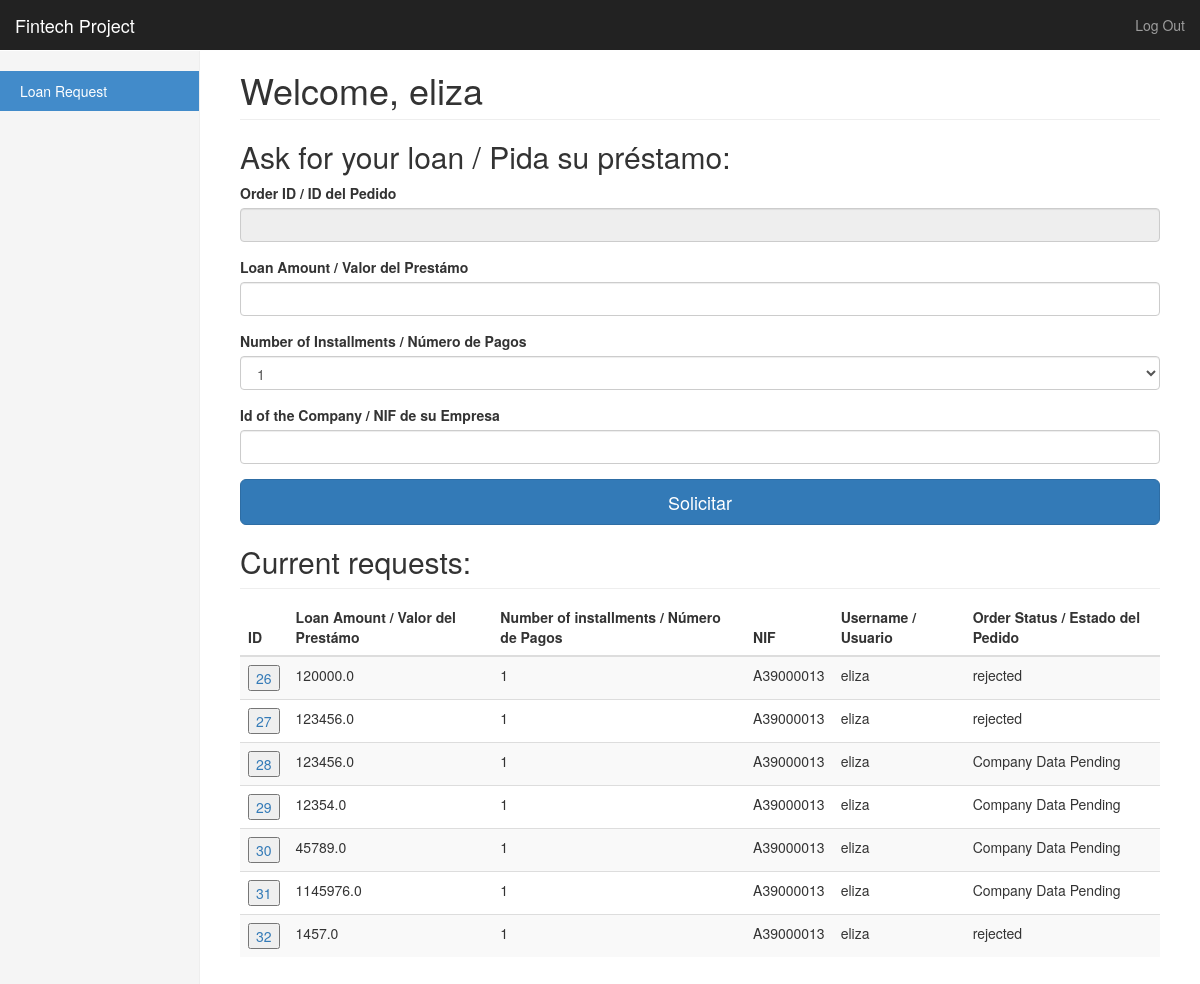
The page /loan (signed in) on the database as committed earlier.
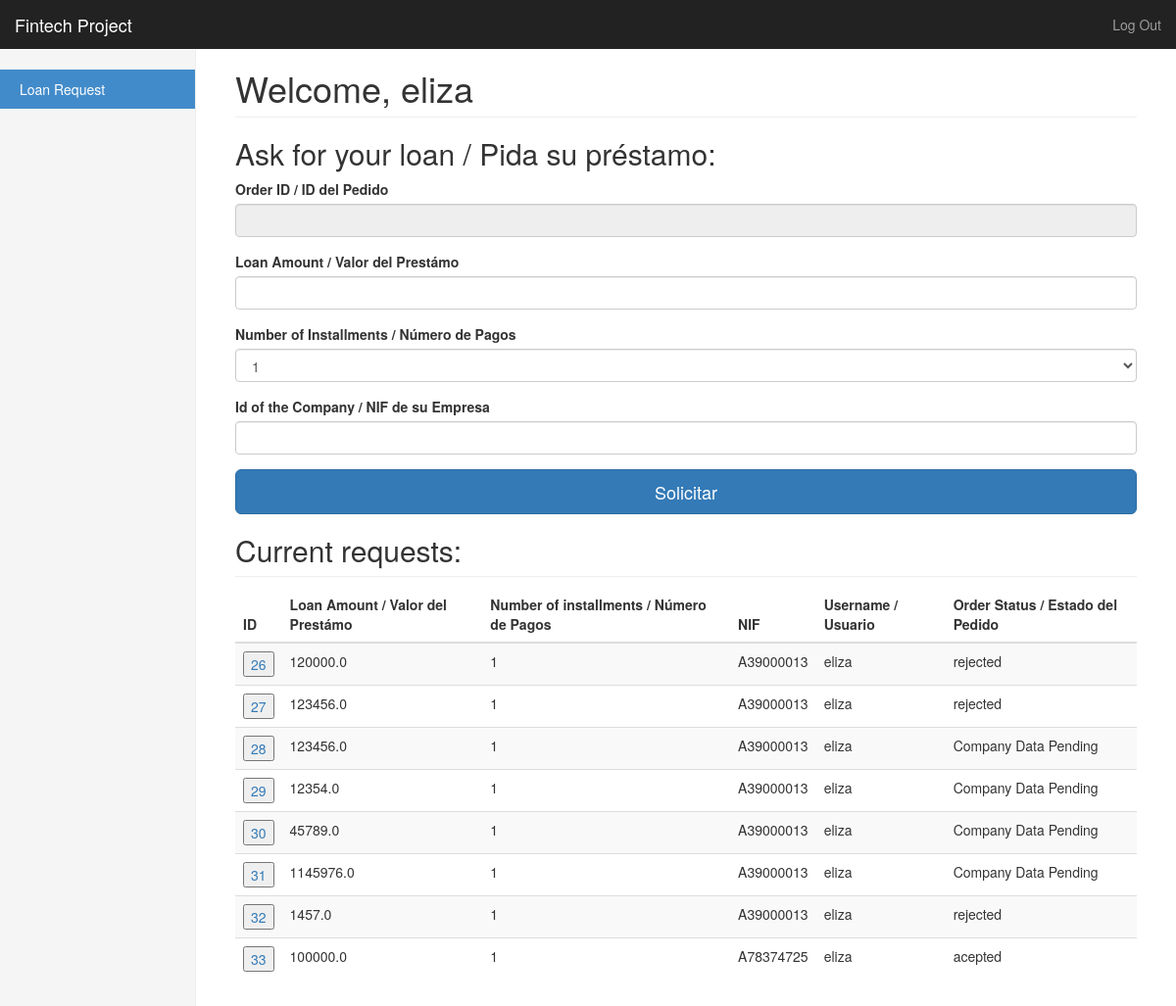
The same page on the database as committed later.
### app.py (models this page shows)
class User(UserMixin, db.Model):
    id = db.Column(db.Integer, primary_key=True)
    username = db.Column(db.String(15), unique=True)
    email = db.Column(db.String(50), unique=True)
    password = db.Column(db.String(80))
    profile = db.Column(db.String(80), default='customer')

class Loan(UserMixin, db.Model):
    id = db.Column(db.Integer, primary_key=True)
    loan_amount = db.Column(db.Float())
    number_of_installments = db.Column(db.Integer())
    username = db.Column(db.String(15))
    nif = db.Column(db.String(9))
    status = db.Column(db.String(15))
    monthly_payment = db.Column(db.Float())

### app.py (the view, shortened to what this page needs)
@app.route('/loan', methods=['GET', 'POST'])
@login_required
def loan():
    form = LoanForm()
    message = ''
    order_history = Loan.query.filter_by(username=current_user.username)
    return render_template('loan.html', form=form, \
                           rows=order_history, \
                           message=message, \
                           name=current_user.username)

### app.py
class LoanForm(FlaskForm):
    rowid = StringField('Order ID / ID del Pedido')
    loan_amount = MyFloatField('Loan Amount / Valor del Prestámo ', validators=[InputRequired()])
    number_of_installments = SelectField('Number of Installments / Número de Pagos', choices=[('1', '1'), ('2', '2'), ('3', '3'), ('4', '4'),('5', '5'), ('6', '6'), ('7', '7'), ('8', '8')])
    nif = StringField('Id of the Company / NIF de su Empresa', validators=[InputRequired(), Length(min=9, max=9)],default='')

### app.py (called while the page is built)
@login_manager.user_loader
def load_user(user_id):
    return User.query.get(int(user_id))

### templates/loan.html (shortened to what this page needs)
{% extends "bootstrap/base.html" %}
{% import "bootstrap/wtf.html" as wtf %}
{% block styles %}
{{super()}}
<link rel="stylesheet" href="{{url_for('.static', filename='dashboard.css')}}">
{% endblock %}
{% block content %}
    <nav class="navbar navbar-inverse navbar-fixed-top">
      <div class="container-fluid">
        <div class="navbar-header">
          <a class="navbar-brand" href="#">Fintech Project</a>
        </div>
        <div id="navbar" class="navbar-collapse collapse">
          <ul class="nav navbar-nav navbar-right">
            <li><a href="{{ url_for('logout') }}">Log Out</a></li>
          </ul>
        </div>
      </div>
    </nav>
    <div class="container-fluid">
      <div class="row">
        <div class="col-sm-3 col-md-2 sidebar">
          <ul class="nav nav-sidebar">
            <li class="active"><a href="/loan">Loan Request<span class="sr-only">(current)</span></a></li>
          </ul>
        </div>
        <div class="col-sm-9 col-sm-offset-3 col-md-10 col-md-offset-2 main">
          <h1 class="page-header">Welcome, {{ name }}</h1>
          {% if message =='' %}
              <form class="form-signin" method="POST" action="/loan">
                <h2 class="form-signin-heading">Ask for your loan / Pida su préstamo:</h2>
                {{ wtf.form_field(form.rowid,readonly="readonly") }}
                {{ wtf.form_field(form.loan_amount) }}
                {{ wtf.form_field(form.number_of_installments) }}
                {{ wtf.form_field(form.nif) }}
                <button class="btn btn-lg btn-primary btn-block" type="submit">Solicitar</button>
              </form>
           {% else %}
              <h2> {{ message }} </h2>
           {% endif %}
           <h2 class="sub-header">Current requests:</h2>
           <div class="table-responsive">
            <table id="myTable" class="table table-striped">
              <thead>
                <tr>
                  <th>ID</th>
                  <th>Loan Amount / Valor del Prestámo</th>
                  <th>Number of installments / Número de Pagos</th>
                  <th>NIF</th>
                  <th>Username / Usuario</th>
                  <th>Order Status / Estado del Pedido</th>
                </tr>
              </thead>
              <tbody>
                {% for row in rows %}
                <tr>
                    <td> <a><form action="/loan" method="POST">
                         <input type="submit" value={{ row.id }}>
                    </form> </a></td>
                    <td> {{ row.loan_amount }}</td>
                    <td> {{ row.number_of_installments }} </td>
                    <td> {{ row.nif }} </td>
                    <td> {{ row.username }} </td>
                    <td> {{ row.status }} </td>
                </tr>
                {% endfor %}
              </tbody>
            </table>
          </div>
        </div>
      </div>
    </div>
{% endblock %}

### static/dashboard.css (style rules this page uses)
body { padding-top: 50px; }
.sub-header { padding-bottom: 10px; border-bottom: 1px solid #eee; }
.navbar-fixed-top { border: 0; }
.sidebar { display: none; }
@media (min-width: 768px) { .sidebar { position: fixed; top: 51px; bottom: 0; left: 0; z-index: 1000; display: block; padding: 20px; overflow-x: hidden; overflow-y: auto; background-color: #f5f5f5; border-right: 1px solid #eee; } }
.nav-sidebar { margin-right: -21px; margin-bottom: 20px; margin-left: -20px; }
.nav-sidebar > li > a { padding-right: 20px; padding-left: 20px; }
.nav-sidebar > .active > a, .nav-sidebar > .active > a:hover, .nav-sidebar > .active > a:focus { color: #fff; background-color: #428bca; }
.main { padding: 20px; }
@media (min-width: 768px) { .main { padding-right: 40px; padding-left: 40px; } }
.main .page-header { margin-top: 0; }

Rows that differ between the two databases and show on the page:
added Loan: id "33", loan_amount "100000.0", number_of_installments "1", nif "A78374725", username "eliza", status "acepted"
